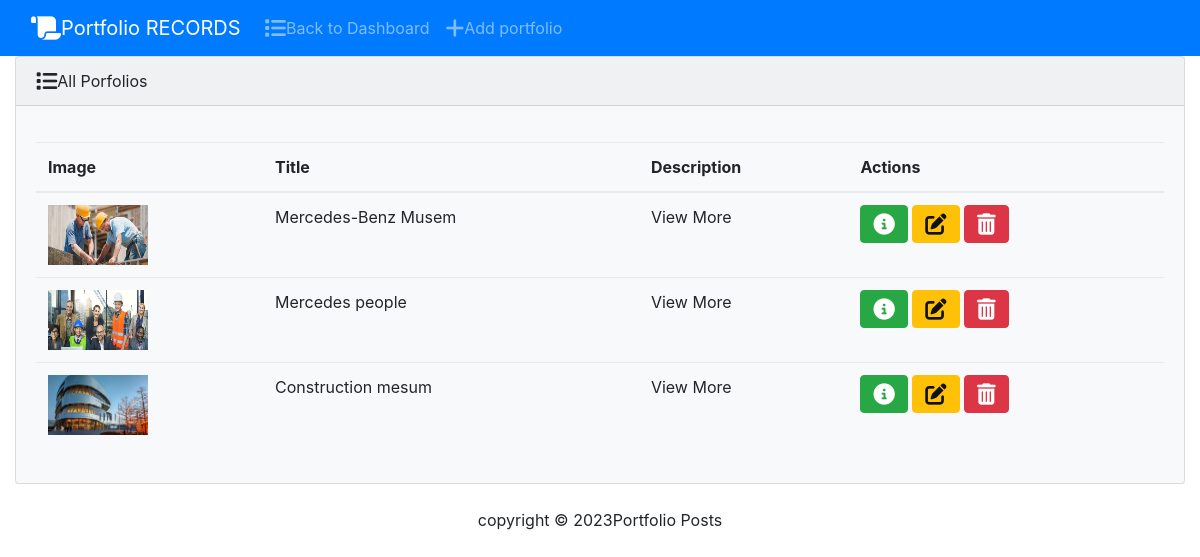
The app's page /portfolio_list with its own data.
### smproject/models.py (models this page shows, shortened)
class Portfolio(models.Model):
    news_image = models.ImageField(null=True, blank=True, upload_to="images/")
    title = models.CharField(max_length=300)
    description = models.CharField(max_length=1000)

### smproject/views.py (the view)
# urls.py: path('portfolio_list', PortfolioListView.as_view(), name='portfolio_list'),
class PortfolioListView(ListView):
    context_object_name = 'portfolios'
    model = models.Portfolio
    template_name = 'portfolio_list.html'

### smproject/templates/portfolio_list.html (shortened to what this page needs)
{% load static %}
<!DOCTYPE html>
<html>
<head>
  <link rel="stylesheet" href="https://cdnjs.cloudflare.com/ajax/libs/font-awesome/6.2.0/css/all.min.css" />
  <link rel="stylesheet" type="text/css" href="{% static 'css/font-awesome.min.css' %}">
  <link rel="stylesheet" type="text/css" href="{% static 'css/fontawesome-6.2/font-awesome.min.css' %}">
  <link href="{% static 'css/bootstrap.min.css' %}" rel="stylesheet">
<body class="d-flex flex-column min-vh-100">
   <nav class="navbar navbar-expand-lg navbar-dark bg-primary">
    <div class="container-fluid">
      <a class="navbar-brand" href="{% url 'portfolio_list' %}"><i class="fa-solid fa-scroll fa-lg"></i>Portfolio RECORDS</a>
      <div class="collapse navbar-collapse" id="navbarColor01">
        <ul class="navbar-nav me-auto">
          <li class="nav-item">
            <a class="nav-link" href="{% url 'dashboard' %}"><i class="fa-solid fa-list fa-lg"></i>Back to Dashboard</a>
          </li>
          <li class="nav-item">
            <a class="nav-link" href="{% url 'create_portfolio' %}"><i class="fa-solid fa-plus fa-lg"></i>Add portfolio</a>
          </li>
        </ul>
      </div>
    </div>
  </nav>
        <div class="container-fluid">
            {% block body %}
            <div class="row">
              <div class="col-12">
                {% if portfolios %}
                <div class="card bg-light ms-4 me-4 mb-4">
                  <div class="card-header"><i class="fa-solid fa-list fa-lg"></i>All Porfolios</div>
                  <div class="card-body">
                    <p class="card-text">
                      <div class="table-responsive">
                        <table class="table table-hover">
                          <thead>
                            <tr>
                              <th scope="col">Image</th>
                              <th scope="col">Title</th>
                              <th scope="col">Description</th>
                              <th scope="col">Actions</th>
                            </tr>
                          </thead>
                          <tbody>
                            <tr>
                             {% for portfolio in portfolios %}
                             <tr>
                              <td><img src="{{ portfolio.news_image.url }}" width="100" height="60" alt=""></td>
                              <td>{{portfolio.title}}</td>
                              <td>{{portfolio.description}}</td>
                              <td>
                                <a class="btn btn-success me-1" href="{% url 'portfolio_details' portfolio.pk %}">
                                  <i class="fa-solid fa-circle-info fa-lg"></i>
                                </a>
                                <a class="btn btn-warning me-1" href="{% url 'update_portfolio' portfolio.pk %}"><i class="fa-solid fa-pen-to-square fa-lg"></i></a>
                                <button type="button" class="btn btn-danger" data-bs-toggle="modal" data-bs-target="#delete{{portfolio.pk}}"><i class="fa-solid fa-trash-can fa-lg"></i></button>
                              </td>
                             {% endfor %}
                            </tr>
                          </tbody>
                        </table>
                      </div>
                    </p>
                  </div>
                </div>
                {% else %}
                <h5 class="alert alert-primary ms-4 me-4">No Records</h5>
                {% endif %}
              </div>
            </div>
            {% endblock %}
        </div>
        <footer class="mt-auto mb-4">
          <div class="text-center">
            <span>
              copyright &copy; <script>document.write(new Date().getFullYear())</script>Portfolio Posts
            </span>
          </div>
        </footer>
</body>
</head>
</html>

### records on screen
Portfolio: news_image (picture), title "Mercedes-Benz Musem", description "View More"
Portfolio: news_image (picture), title "Mercedes people", description "View More"
Portfolio: news_image (picture), title "Construction mesum", description "View More"
